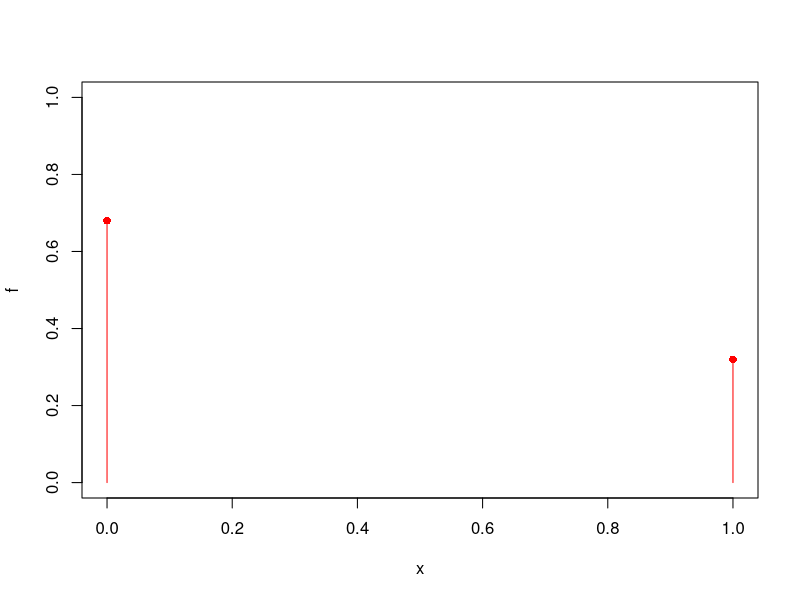
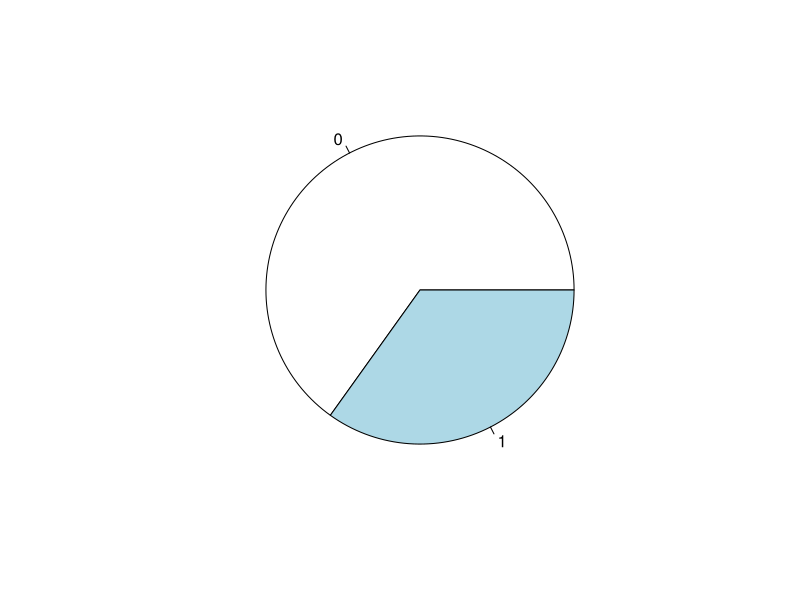
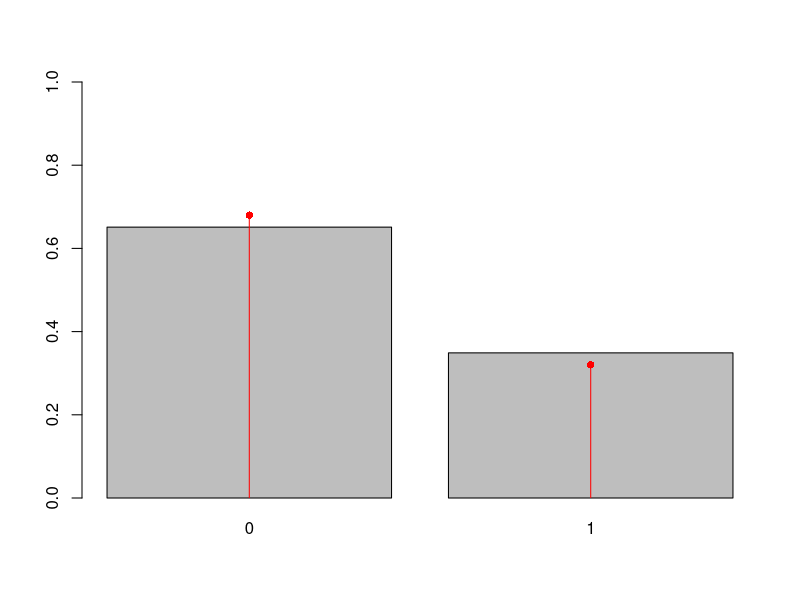

Recreate these plots in R, in order. (Note: this script raises an error after producing the figures.)
# ensayo de bernoulli
x<- c(0,1)
f<- c(0.68, 0.32)

plot(x, f, type= "h", ylim=c(0,1), col="red" )
points(x,f,pch=16,col="red")

n= 43
muestra <- sample(x, n, f, replace = TRUE) #sirve para simular casos
muestra
table(muestra)/n

pie(table(muestra))
mean(muestra)

bar <-barplot(table(muestra)/n,ylim=c(0,1))
lines(bar, f, type= "h", col="red" )
points(bar,f,pch=16,col="red")

muestra <- sample(x, n, f, replace = TRUE) #sirve para simular casos
muestra
Y<- function(i){sum(sample(x, n, f, replace = TRUE))}
Y(1)
Y(2)

hist(sapply(1:m, Y))
barplot(table(sapply(1:m, Y)))
set.seed(123)
m<- 400000
encuestas<- sapply(1:m,Y)

fr<- table(encuestas)/m
fr["13"]
fr


dbinom(13,43,0.32) # hace la funcion de masa de probabilidad binomial

xx <- names(fr)

br<- barplot(table(encuestas)/m)
lines(br, dbinom(2:29,43, 0.32), type= "h", col="red" )


#Apartado 2

dbinom(17, 44, 0.32)
plot(0:43, dbinom(0:43,44,0.32),type="h", col="red")

pbinom(16, 44, 0.32) # probabilidad de que salga menos de 17


#Apartado 3

n <- 24
x<- c(0,1)
f<- c(0.32,0.68)
xstar<- function(i){sum(sample(x,n,f, replace=TRUE))}

set.seed(123)
m<- 400000
encuestas<- sapply(1:m,xstar)

xbar<- mean(encuestas)
xbar
n*0.68

var(encuestas)
n*0.68*0.32

qbinom(0.25,24,0.68)

plot(0:24, dbinom(0:24,24,0.68),type="h", col="turquoise")


#apartado 4
46*0.32
